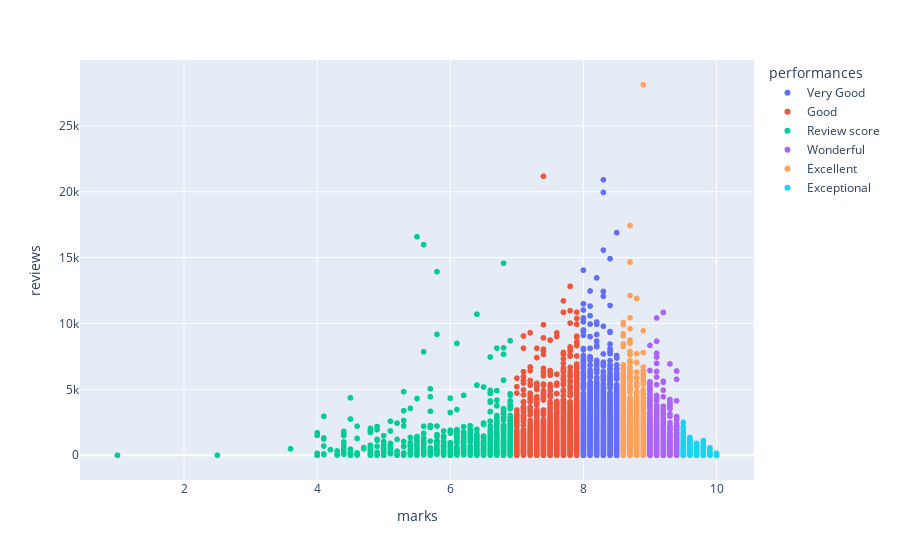

Notebook source saved alongside this figure:
### Code cell
# 5 the distribution of performances in hotels, displayed by a scatter plot of reviews by marks
fig = px.scatter(data_frame=all_hotels, x = 'marks', y = 'reviews', color = 'performances')
fig.show()

### Figure 1 — Plotly figure (JSON) as saved in the notebook; plotly's stock layout.template omitted (floating-point values rounded to 4 significant figures; data arrays with more than 128 entries replaced by an {"elided": "..."} marker saying what was removed)
{"data": [{"hovertemplate": "performances=Very Good <br>marks=%{x}<br>reviews=%{y}<extra></extra>", "legendgroup": "Very Good ", "marker": {"color": "#636efa", "symbol": "circle"}, "mode": "markers", "name": "Very Good ", "showlegend": true, "type": "scattergl", "x": {"elided": "3829 float values"}, "xaxis": "x", "y": {"elided": "3829 int values"}, "yaxis": "y"}, {"hovertemplate": "performances=Good <br>marks=%{x}<br>reviews=%{y}<extra></extra>", "legendgroup": "Good ", "marker": {"color": "#EF553B", "symbol": "circle"}, "mode": "markers", "name": "Good ", "showlegend": true, "type": "scattergl", "x": {"elided": "2759 float values"}, "xaxis": "x", "y": {"elided": "2759 int values"}, "yaxis": "y"}, {"hovertemplate": "performances=Review score <br>marks=%{x}<br>reviews=%{y}<extra></extra>", "legendgroup": "Review score ", "marker": {"color": "#00cc96", "symbol": "circle"}, "mode": "markers", "name": "Review score ", "showlegend": true, "type": "scattergl", "x": {"elided": "810 float values"}, "xaxis": "x", "y": {"elided": "810 int values"}, "yaxis": "y"}, {"hovertemplate": "performances=Wonderful <br>marks=%{x}<br>reviews=%{y}<extra></extra>", "legendgroup": "Wonderful ", "marker": {"color": "#ab63fa", "symbol": "circle"}, "mode": "markers", "name": "Wonderful ", "showlegend": true, "type": "scattergl", "x": {"elided": "2089 float values"}, "xaxis": "x", "y": {"elided": "2089 int values"}, "yaxis": "y"}, {"hovertemplate": "performances=Excellent <br>marks=%{x}<br>reviews=%{y}<extra></extra>", "legendgroup": "Excellent ", "marker": {"color": "#FFA15A", "symbol": "circle"}, "mode": "markers", "name": "Excellent ", "showlegend": true, "type": "scattergl", "x": {"elided": "2419 float values"}, "xaxis": "x", "y": {"elided": "2419 int values"}, "yaxis": "y"}, {"hovertemplate": "performances=Exceptional <br>marks=%{x}<br>reviews=%{y}<extra></extra>", "legendgroup": "Exceptional ", "marker": {"color": "#19d3f3", "symbol": "circle"}, "mode": "markers", "name": "Exceptional ", "showlegend": true, "type": "scattergl", "x": {"elided": "646 float values"}, "xaxis": "x", "y": {"elided": "646 int values"}, "yaxis": "y"}], "layout": {"legend": {"title": {"text": "performances"}, "tracegroupgap": 0}, "margin": {"t": 60}, "xaxis": {"anchor": "y", "domain": [0, 1], "title": {"text": "marks"}}, "yaxis": {"anchor": "x", "domain": [0, 1], "title": {"text": "reviews"}}}}
